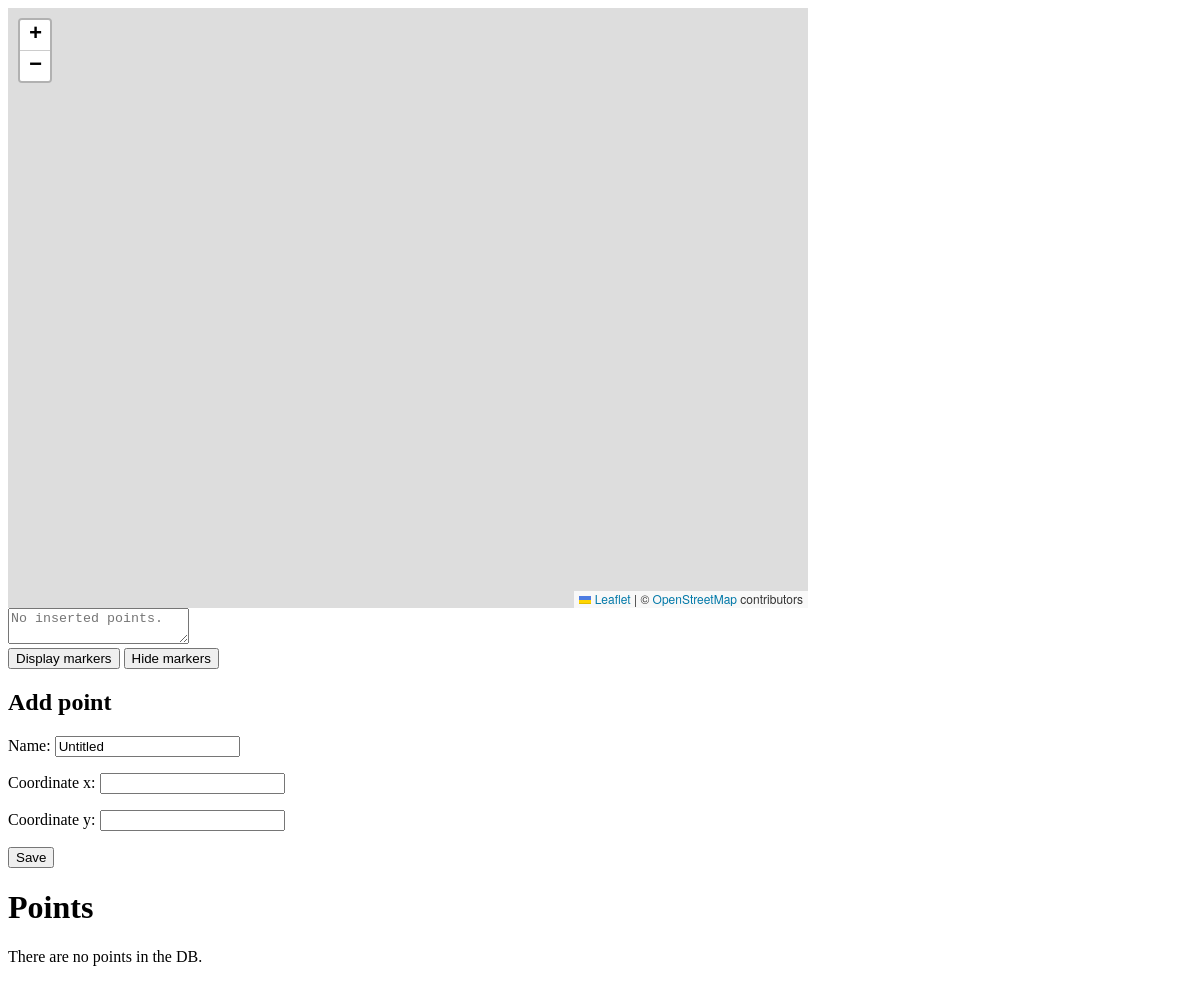
The app's page /, older data.
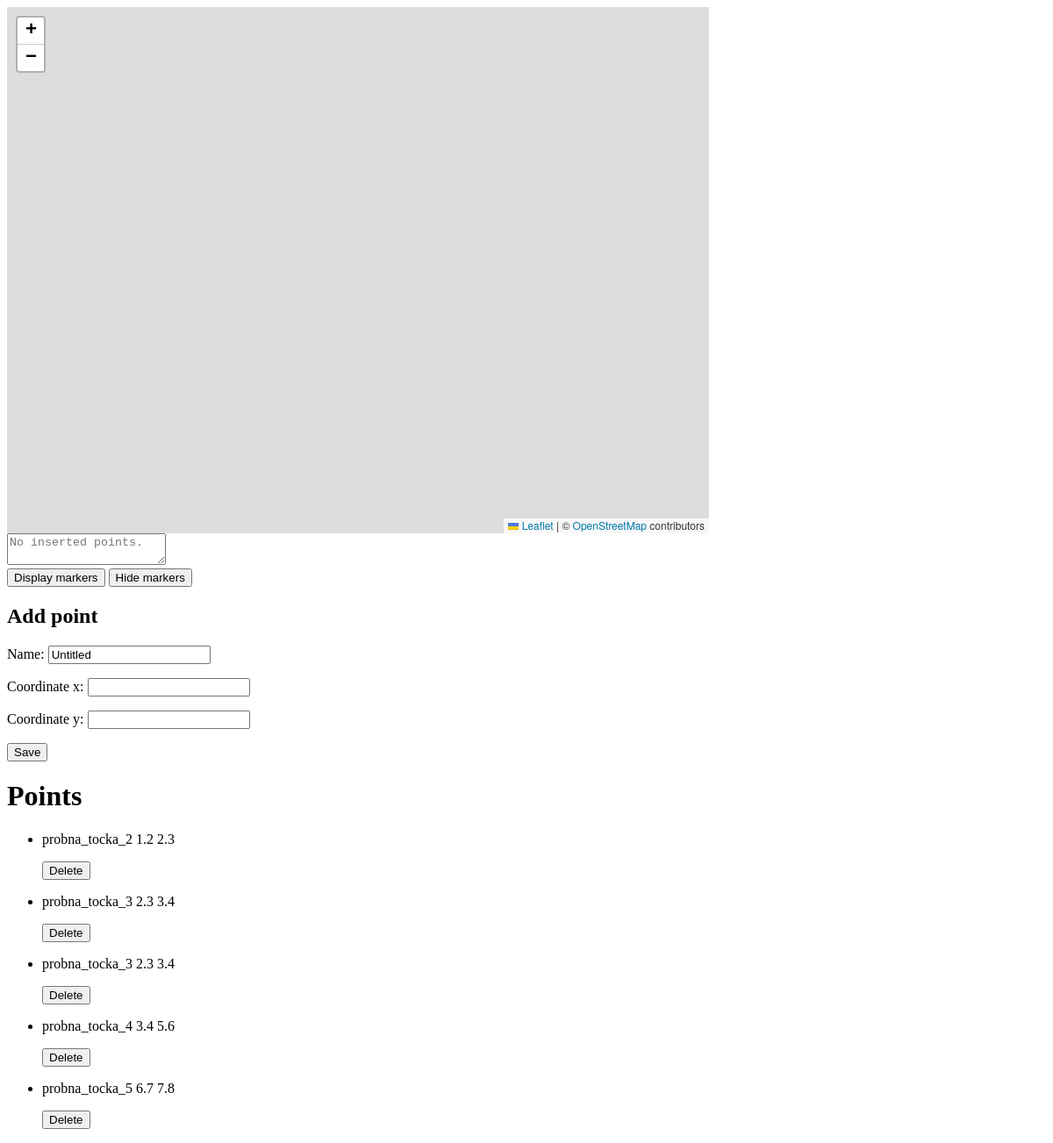
The same page, newer data.
### shortest_path/models.py (models this page shows)
class Point(models.Model):
    name = models.CharField(max_length=128, blank=True, default="Untitled")
    coordinate_x = models.FloatField(blank=True)
    coordinate_y = models.FloatField(blank=True)

### shortest_path/views.py (the view)
# urls.py: path('', points, name='points'),
def points(request):
    if request.method == 'GET':
        form = PointForm()
        points = Point.objects.all()
        return render(request, 'index.html', {'form': form, 'points': points})
    return HttpResponse(status=403)

### shortest_path/forms.py
class PointForm(forms.ModelForm):
    class Meta:
        model = Point
        fields = ('name', 'coordinate_x', 'coordinate_y')

### shortest_path/templates/index.html (shortened to what this page needs)
<!DOCTYPE html>
{% load staticfiles %}
<html lang="en">
<head>
	<link rel="stylesheet" href="https://unpkg.com/leaflet@1.3.4/dist/leaflet.css" />
	<link rel="stylesheet" type="text/css" href="{% static 'style.css' %}" media="screen" />
</head>
<body>
    <div id="map"></div>
    <div>
	    <textarea id="inserted_points_box" name="inserted_points" placeholder="No inserted points."></textarea>
    </div>
    <button onclick="show_markers()">Display markers</button>
    <button onclick="hide_markers()">Hide markers</button>
    <h2>Add point</h2>
    <form action="points/create" method="POST" class="post-form">{% csrf_token %}
        {{ form.as_p }}
        <button type="submit" class="save btn btn-default">Save</button>
    </form>
    <h1>Points</h1>
    {% if points %}
    <ul>
    {% for point in points %}
        <li>
            <p>{{ point.name }} {{point.coordinate_x}} {{point.coordinate_y}} </p>
            <form action="{% url 'delete_point' id=point.id %}" method="POST">
                <input class="btn btn-default btn-danger" type="submit" value="Delete"/>
            </form>
        </li>
    {% endfor %}
    </ul>
    {% else %}
        <p>There are no points in the DB.</p>
    {% endif %}
</body>
</html>

### shortest_path/static/style.css (style rules this page uses)
#map { width: 800px; height: 600px; }

Row changes from the older to the newer data that the page shows:
added Point: name "probna_tocka_2", coordinate_x "1.2", coordinate_y "2.3"
added Point: name "probna_tocka_3", coordinate_x "2.3", coordinate_y "3.4"
added Point: name "probna_tocka_3", coordinate_x "2.3", coordinate_y "3.4"
added Point: name "probna_tocka_4", coordinate_x "3.4", coordinate_y "5.6"
added Point: name "probna_tocka_5", coordinate_x "6.7", coordinate_y "7.8"
Text that changed along with them:
text no longer shown: "There are no points in the DB."
